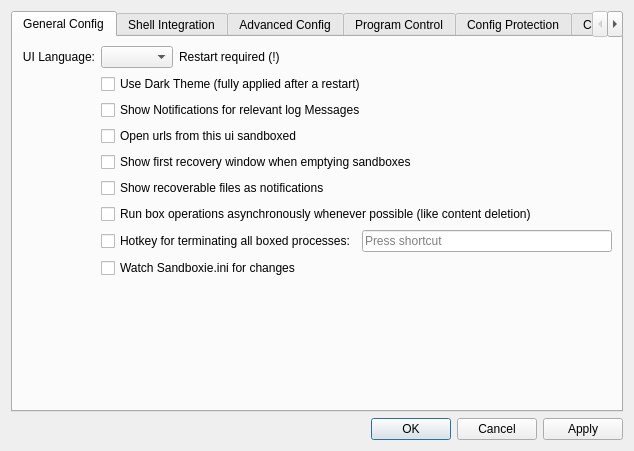
<?xml version="1.0" encoding="UTF-8"?>
<ui version="4.0">
 <class>SettingsWindow</class>
 <widget class="QWidget" name="SettingsWindow">
  <property name="geometry">
   <rect>
    <x>0</x>
    <y>0</y>
    <width>634</width>
    <height>451</height>
   </rect>
  </property>
  <property name="sizePolicy">
   <sizepolicy hsizetype="Preferred" vsizetype="Preferred">
    <horstretch>0</horstretch>
    <verstretch>0</verstretch>
   </sizepolicy>
  </property>
  <property name="minimumSize">
   <size>
    <width>0</width>
    <height>0</height>
   </size>
  </property>
  <property name="maximumSize">
   <size>
    <width>16777215</width>
    <height>16777215</height>
   </size>
  </property>
  <property name="windowTitle">
   <string>SandboxiePlus Settings</string>
  </property>
  <layout class="QVBoxLayout" name="verticalLayout_2">
   <item>
    <layout class="QVBoxLayout" name="verticalLayout">
     <item>
      <widget class="QTabWidget" name="tabs">
       <property name="font">
        <font>
         <kerning>true</kerning>
        </font>
       </property>
       <property name="tabPosition">
        <enum>QTabWidget::North</enum>
       </property>
       <property name="currentIndex">
        <number>0</number>
       </property>
       <widget class="QWidget" name="tabGeneral">
        <attribute name="title">
         <string>General Config</string>
        </attribute>
        <layout class="QGridLayout" name="gridLayout_9">
         <item row="0" column="0">
          <layout class="QGridLayout" name="gridLayout_8">
           <item row="9" column="2">
            <spacer name="horizontalSpacer_8">
             <property name="orientation">
              <enum>Qt::Horizontal</enum>
             </property>
             <property name="sizeHint" stdset="0">
              <size>
               <width>40</width>
               <height>20</height>
              </size>
             </property>
            </spacer>
           </item>
           <item row="8" column="1" colspan="2">
            <widget class="QCheckBox" name="chkWatchConfig">
             <property name="text">
              <string>Watch Sandboxie.ini for changes</string>
             </property>
            </widget>
           </item>
           <item row="5" column="1" colspan="2">
            <widget class="QCheckBox" name="chkNotifyRecovery">
             <property name="text">
              <string>Show recoverable files as notifications</string>
             </property>
            </widget>
           </item>
           <item row="0" column="0">
            <widget class="QLabel" name="label_19">
             <property name="text">
              <string>UI Language:</string>
             </property>
             <property name="alignment">
              <set>Qt::AlignRight|Qt::AlignTrailing|Qt::AlignVCenter</set>
             </property>
            </widget>
           </item>
           <item row="9" column="1">
            <spacer name="verticalSpacer_4">
             <property name="orientation">
              <enum>Qt::Vertical</enum>
             </property>
             <property name="sizeHint" stdset="0">
              <size>
               <width>20</width>
               <height>40</height>
              </size>
             </property>
            </spacer>
           </item>
           <item row="4" column="1" colspan="2">
            <widget class="QCheckBox" name="chkShowRecovery">
             <property name="text">
              <string>Show first recovery window when emptying sandboxes</string>
             </property>
            </widget>
           </item>
           <item row="1" column="1" colspan="2">
            <widget class="QCheckBox" name="chkDarkTheme">
             <property name="text">
              <string>Use Dark Theme (fully applied after a restart)</string>
             </property>
             <property name="tristate">
              <bool>true</bool>
             </property>
            </widget>
           </item>
           <item row="0" column="2">
            <widget class="QLabel" name="label">
             <property name="text">
              <string>Restart required (!)</string>
             </property>
             <property name="alignment">
              <set>Qt::AlignLeading|Qt::AlignLeft|Qt::AlignVCenter</set>
             </property>
            </widget>
           </item>
           <item row="0" column="1">
            <widget class="QComboBox" name="uiLang"/>
           </item>
           <item row="2" column="1" colspan="2">
            <widget class="QCheckBox" name="chkNotifications">
             <property name="text">
              <string>Show Notifications for relevant log Messages</string>
             </property>
             <property name="checked">
              <bool>false</bool>
             </property>
            </widget>
           </item>
           <item row="3" column="1" colspan="2">
            <widget class="QCheckBox" name="chkSandboxUrls">
             <property name="text">
              <string>Open urls from this ui sandboxed</string>
             </property>
             <property name="tristate">
              <bool>true</bool>
             </property>
            </widget>
           </item>
           <item row="6" column="1" colspan="2">
            <widget class="QCheckBox" name="chkAsyncBoxOps">
             <property name="text">
              <string>Run box operations asynchronously whenever possible (like content deletion)</string>
             </property>
            </widget>
           </item>
           <item row="7" column="1" colspan="3">
            <layout class="QHBoxLayout" name="horizontalLayout_3">
             <item>
              <widget class="QCheckBox" name="chkPanic">
               <property name="text">
                <string>Hotkey for terminating all boxed processes:</string>
               </property>
              </widget>
             </item>
             <item>
              <widget class="QKeySequenceEdit" name="keyPanic"/>
             </item>
            </layout>
           </item>
          </layout>
         </item>
        </layout>
       </widget>
       <widget class="QWidget" name="tab_3">
        <attribute name="title">
         <string>Shell Integration</string>
        </attribute>
        <layout class="QGridLayout" name="gridLayout_14">
         <item row="0" column="0">
          <layout class="QGridLayout" name="gridLayout_13">
           <item row="4" column="1" colspan="3">
            <widget class="QCheckBox" name="chkShellMenu">
             <property name="text">
              <string>Add 'Run Sandboxed' to the explorer context menu</string>
             </property>
            </widget>
           </item>
           <item row="3" column="3">
            <spacer name="horizontalSpacer_6">
             <property name="orientation">
              <enum>Qt::Horizontal</enum>
             </property>
             <property name="sizeHint" stdset="0">
              <size>
               <width>40</width>
               <height>20</height>
              </size>
             </property>
            </spacer>
           </item>
           <item row="12" column="1">
            <spacer name="verticalSpacer_6">
             <property name="orientation">
              <enum>Qt::Vertical</enum>
             </property>
             <property name="sizeHint" stdset="0">
              <size>
               <width>20</width>
               <height>40</height>
              </size>
             </property>
            </spacer>
           </item>
           <item row="11" column="0">
            <widget class="QLabel" name="label_18">
             <property name="text">
              <string>On main window close:</string>
             </property>
             <property name="alignment">
              <set>Qt::AlignRight|Qt::AlignTrailing|Qt::AlignVCenter</set>
             </property>
            </widget>
           </item>
           <item row="2" column="1" colspan="3">
            <widget class="QCheckBox" name="chkSvcStart">
             <property name="text">
              <string>Start UI when a sandboxed process is started</string>
             </property>
            </widget>
           </item>
           <item row="9" column="0">
            <widget class="QLabel" name="label_21">
             <property name="text">
              <string>Show boxes in tray list:</string>
             </property>
             <property name="alignment">
              <set>Qt::AlignRight|Qt::AlignTrailing|Qt::AlignVCenter</set>
             </property>
             <property name="openExternalLinks">
              <bool>true</bool>
             </property>
            </widget>
           </item>
           <item row="3" column="0">
            <widget class="QLabel" name="label_8">
             <property name="font">
              <font>
               <weight>75</weight>
               <bold>true</bold>
               <kerning>true</kerning>
              </font>
             </property>
             <property name="text">
              <string>Run Sandboxed - Actions</string>
             </property>
            </widget>
           </item>
           <item row="5" column="2" colspan="3">
            <widget class="QCheckBox" name="chkAlwaysDefault">
             <property name="text">
              <string>Always use DefaultBox</string>
             </property>
            </widget>
           </item>
           <item row="6" column="2" colspan="3">
            <widget class="QCheckBox" name="chkShellMenu2">
             <property name="text">
              <string>Add 'Run Un-Sandboxed' to the context menu</string>
             </property>
            </widget>
           </item>
           <item row="0" column="0">
            <widget class="QLabel" name="label_6">
             <property name="font">
              <font>
               <weight>75</weight>
               <bold>true</bold>
               <kerning>true</kerning>
              </font>
             </property>
             <property name="text">
              <string>Start Sandbox Manager</string>
             </property>
            </widget>
           </item>
           <item row="12" column="3" colspan="2">
            <spacer name="horizontalSpacer_2">
             <property name="orientation">
              <enum>Qt::Horizontal</enum>
             </property>
             <property name="sizeHint" stdset="0">
              <size>
               <width>40</width>
               <height>20</height>
              </size>
             </property>
            </spacer>
           </item>
           <item row="8" column="0">
            <widget class="QLabel" name="label_20">
             <property name="text">
              <string>Show Icon in Systray:</string>
             </property>
             <property name="alignment">
              <set>Qt::AlignRight|Qt::AlignTrailing|Qt::AlignVCenter</set>
             </property>
             <property name="openExternalLinks">
              <bool>true</bool>
             </property>
            </widget>
           </item>
           <item row="1" column="1" colspan="3">
            <widget class="QCheckBox" name="chkAutoStart">
             <property name="text">
              <string>Start UI with Windows</string>
             </property>
            </widget>
           </item>
           <item row="10" column="1" colspan="3">
            <widget class="QCheckBox" name="chkBoxOpsNotify">
             <property name="text">
              <string>Show a tray notification when automatic box operations are started</string>
             </property>
            </widget>
           </item>
           <item row="7" column="0">
            <widget class="QLabel" name="label_5">
             <property name="font">
              <font>
               <weight>75</weight>
               <bold>true</bold>
               <kerning>true</kerning>
              </font>
             </property>
             <property name="text">
              <string>Systray options</string>
             </property>
            </widget>
           </item>
           <item row="8" column="1" colspan="2">
            <widget class="QComboBox" name="cmbSysTray"/>
           </item>
           <item row="9" column="1" colspan="2">
            <widget class="QComboBox" name="cmbTrayBoxes"/>
           </item>
           <item row="11" column="1" colspan="2">
            <widget class="QComboBox" name="cmbOnClose"/>
           </item>
           <item row="3" column="2">
            <spacer name="horizontalSpacer_9">
             <property name="orientation">
              <enum>Qt::Horizontal</enum>
             </property>
             <property name="sizeHint" stdset="0">
              <size>
               <width>40</width>
               <height>20</height>
              </size>
             </property>
            </spacer>
           </item>
          </layout>
         </item>
        </layout>
       </widget>
       <widget class="QWidget" name="tabAdvanced">
        <attribute name="title">
         <string>Advanced Config</string>
        </attribute>
        <layout class="QGridLayout" name="gridLayout_6">
         <item row="0" column="0">
          <layout class="QGridLayout" name="gridLayout_5">
           <item row="9" column="3">
            <spacer name="horizontalSpacer">
             <property name="orientation">
              <enum>Qt::Horizontal</enum>
             </property>
             <property name="sizeHint" stdset="0">
              <size>
               <width>40</width>
               <height>20</height>
              </size>
             </property>
            </spacer>
           </item>
           <item row="9" column="1">
            <spacer name="horizontalSpacer_4">
             <property name="orientation">
              <enum>Qt::Horizontal</enum>
             </property>
             <property name="sizeHint" stdset="0">
              <size>
               <width>40</width>
               <height>20</height>
              </size>
             </property>
            </spacer>
           </item>
           <item row="9" column="4">
            <spacer name="horizontalSpacer_5">
             <property name="orientation">
              <enum>Qt::Horizontal</enum>
             </property>
             <property name="sizeHint" stdset="0">
              <size>
               <width>40</width>
               <height>20</height>
              </size>
             </property>
            </spacer>
           </item>
           <item row="2" column="5">
            <widget class="QCheckBox" name="chkAutoRoot">
             <property name="text">
              <string>Portable root folder</string>
             </property>
            </widget>
           </item>
           <item row="6" column="1" colspan="5">
            <widget class="QCheckBox" name="chkWFP">
             <property name="text">
              <string>Use Windows Filtering Platform to restrict network access</string>
             </property>
            </widget>
           </item>
           <item row="1" column="2" colspan="4">
            <widget class="QLineEdit" name="fileRoot"/>
           </item>
           <item row="4" column="2" colspan="4">
            <widget class="QLineEdit" name="ipcRoot"/>
           </item>
           <item row="2" column="2">
            <widget class="QCheckBox" name="chkSeparateUserFolders">
             <property name="text">
              <string>Separate user folders</string>
             </property>
            </widget>
           </item>
           <item row="1" column="6">
            <widget class="QPushButton" name="btnBrowse">
             <property name="maximumSize">
              <size>
               <width>23</width>
               <height>16777215</height>
              </size>
             </property>
             <property name="text">
              <string>...</string>
             </property>
            </widget>
           </item>
           <item row="7" column="1" colspan="5">
            <widget class="QCheckBox" name="chkObjCb">
             <property name="text">
              <string>Activate Kernel Mode Object Filtering</string>
             </property>
            </widget>
           </item>
           <item row="4" column="0" colspan="2">
            <widget class="QLabel" name="label_17">
             <property name="text">
              <string>Sandbox &lt;a href=&quot;sbie://docs/ipcrootpath&quot;&gt;ipc root&lt;/a&gt;: </string>
             </property>
             <property name="alignment">
              <set>Qt::AlignRight|Qt::AlignTrailing|Qt::AlignVCenter</set>
             </property>
             <property name="openExternalLinks">
              <bool>true</bool>
             </property>
            </widget>
           </item>
           <item row="0" column="0">
            <widget class="QLabel" name="label_43">
             <property name="font">
              <font>
               <weight>75</weight>
               <bold>true</bold>
               <kerning>true</kerning>
              </font>
             </property>
             <property name="text">
              <string>Sandbox default</string>
             </property>
            </widget>
           </item>
           <item row="5" column="0" colspan="2">
            <widget class="QLabel" name="label_45">
             <property name="font">
              <font>
               <weight>75</weight>
               <bold>true</bold>
               <kerning>true</kerning>
              </font>
             </property>
             <property name="text">
              <string>Sandboxing features</string>
             </property>
            </widget>
           </item>
           <item row="3" column="0" colspan="2">
            <widget class="QLabel" name="label_16">
             <property name="text">
              <string>Sandbox &lt;a href=&quot;sbie://docs/keyrootpath&quot;&gt;registry root&lt;/a&gt;: </string>
             </property>
             <property name="alignment">
              <set>Qt::AlignRight|Qt::AlignTrailing|Qt::AlignVCenter</set>
             </property>
             <property name="openExternalLinks">
              <bool>true</bool>
             </property>
            </widget>
           </item>
           <item row="3" column="2" colspan="4">
            <widget class="QLineEdit" name="regRoot"/>
           </item>
           <item row="1" column="0" colspan="2">
            <widget class="QLabel" name="label_15">
             <property name="text">
              <string>Sandbox &lt;a href=&quot;sbie://docs/filerootpath&quot;&gt;file system root&lt;/a&gt;: </string>
             </property>
             <property name="alignment">
              <set>Qt::AlignRight|Qt::AlignTrailing|Qt::AlignVCenter</set>
             </property>
             <property name="openExternalLinks">
              <bool>true</bool>
             </property>
            </widget>
           </item>
           <item row="9" column="2">
            <spacer name="verticalSpacer_2">
             <property name="orientation">
              <enum>Qt::Vertical</enum>
             </property>
             <property name="sizeHint" stdset="0">
              <size>
               <width>20</width>
               <height>40</height>
              </size>
             </property>
            </spacer>
           </item>
           <item row="8" column="1" colspan="5">
            <widget class="QCheckBox" name="chkWin32k">
             <property name="text">
              <string>Hook selected Win32k system calls to enable GPU acceleration (experimental)</string>
             </property>
            </widget>
           </item>
          </layout>
         </item>
        </layout>
       </widget>
       <widget class="QWidget" name="tabAlerts">
        <attribute name="title">
         <string>Program Control</string>
        </attribute>
        <layout class="QGridLayout" name="gridLayout_2">
         <item row="0" column="0">
          <layout class="QGridLayout" name="gridLayout">
           <item row="2" column="0" rowspan="4">
            <widget class="QTreeWidget" name="treeWarnProgs">
             <column>
              <property name="text">
               <string>Name</string>
              </property>
             </column>
             <column>
              <property name="text">
               <string>Path</string>
              </property>
             </column>
            </widget>
           </item>
           <item row="5" column="1">
            <widget class="QPushButton" name="btnDelWarnProg">
             <property name="text">
              <string>Remove Program</string>
             </property>
            </widget>
           </item>
           <item row="4" column="1">
            <spacer name="verticalSpacer">
             <property name="orientation">
              <enum>Qt::Vertical</enum>
             </property>
             <property name="sizeHint" stdset="0">
              <size>
               <width>20</width>
               <height>40</height>
              </size>
             </property>
            </spacer>
           </item>
           <item row="2" column="1">
            <widget class="QPushButton" name="btnAddWarnProg">
             <property name="text">
              <string>Add Program</string>
             </property>
            </widget>
           </item>
           <item row="1" column="0" colspan="2">
            <widget class="QLabel" name="label_2">
             <property name="text">
              <string>When any of the following programs is launched outside any sandbox, Sandboxie will issue message SBIE1301.</string>
             </property>
             <property name="wordWrap">
              <bool>true</bool>
             </property>
            </widget>
           </item>
           <item row="3" column="1">
            <widget class="QPushButton" name="btnAddWarnFolder">
             <property name="text">
              <string>Add Folder</string>
             </property>
            </widget>
           </item>
           <item row="0" column="0">
            <widget class="QCheckBox" name="chkStartBlock">
             <property name="text">
              <string>Prevent the listed programs from starting on this system</string>
             </property>
            </widget>
           </item>
          </layout>
         </item>
         <item row="1" column="0">
          <widget class="QCheckBox" name="chkStartBlockMsg">
           <property name="text">
            <string>Issue message 1308 when a program fails to start</string>
           </property>
          </widget>
         </item>
        </layout>
       </widget>
       <widget class="QWidget" name="tab_2">
        <attribute name="title">
         <string>Config Protection</string>
        </attribute>
        <layout class="QGridLayout" name="gridLayout_12">
         <item row="0" column="0">
          <layout class="QGridLayout" name="gridLayout_11">
           <item row="0" column="0" colspan="2">
            <widget class="QLabel" name="label_44">
             <property name="font">
              <font>
               <weight>75</weight>
               <bold>true</bold>
               <kerning>true</kerning>
              </font>
             </property>
             <property name="text">
              <string>Config protection</string>
             </property>
            </widget>
           </item>
           <item row="4" column="1">
            <widget class="QCheckBox" name="chkClearPass">
             <property name="text">
              <string>Clear password when main window becomes hidden</string>
             </property>
            </widget>
           </item>
           <item row="1" column="1">
            <widget class="QCheckBox" name="chkAdminOnly">
             <property name="text">
              <string>Only Administrator user accounts can make changes</string>
             </property>
            </widget>
           </item>
           <item row="3" column="1">
            <widget class="QCheckBox" name="chkAdminOnlyFP">
             <property name="text">
              <string>Only Administrator user accounts can use Pause Forcing Programs command</string>
             </property>
            </widget>
           </item>
           <item row="2" column="1">
            <widget class="QCheckBox" name="chkPassRequired">
             <property name="text">
              <string>Password must be entered in order to make changes</string>
             </property>
            </widget>
           </item>
           <item row="2" column="2">
            <widget class="QPushButton" name="btnSetPassword">
             <property name="text">
              <string>Change Password</string>
             </property>
            </widget>
           </item>
           <item row="5" column="1">
            <spacer name="verticalSpacer_7">
             <property name="orientation">
              <enum>Qt::Vertical</enum>
             </property>
             <property name="sizeHint" stdset="0">
              <size>
               <width>20</width>
               <height>40</height>
              </size>
             </property>
            </spacer>
           </item>
          </layout>
         </item>
        </layout>
       </widget>
       <widget class="QWidget" name="tabCompat">
        <attribute name="title">
         <string>Compatibility</string>
        </attribute>
        <layout class="QGridLayout" name="gridLayout_4">
         <item row="0" column="0">
          <layout class="QGridLayout" name="gridLayout_3">
           <item row="4" column="0">
            <widget class="QCheckBox" name="chkNoCompat">
             <property name="text">
              <string>In the future, don't check software compatibility</string>
             </property>
            </widget>
           </item>
           <item row="1" column="1">
            <widget class="QPushButton" name="btnAddCompat">
             <property name="text">
              <string>Enable</string>
             </property>
            </widget>
           </item>
           <item row="3" column="1">
            <widget class="QPushButton" name="btnDelCompat">
             <property name="text">
              <string>Disable</string>
             </property>
            </widget>
           </item>
           <item row="1" column="0" rowspan="3">
            <widget class="QTreeWidget" name="treeCompat">
             <column>
              <property name="text">
               <string>Name</string>
              </property>
             </column>
            </widget>
           </item>
           <item row="2" column="1">
            <spacer name="verticalSpacer_3">
             <property name="orientation">
              <enum>Qt::Vertical</enum>
             </property>
             <property name="sizeHint" stdset="0">
              <size>
               <width>20</width>
               <height>40</height>
              </size>
             </property>
            </spacer>
           </item>
           <item row="0" column="0" colspan="2">
            <widget class="QLabel" name="label_3">
             <property name="text">
              <string>Sandboxie has detected the following software applications in your system. Click OK to apply configuration settings, which will improve compatibility with these applications. These configuration settings will have effect in all existing sandboxes and in any new sandboxes.</string>
             </property>
             <property name="wordWrap">
              <bool>true</bool>
             </property>
            </widget>
           </item>
          </layout>
         </item>
        </layout>
       </widget>
       <widget class="QWidget" name="tabEdit">
        <attribute name="title">
         <string>Edit ini Section</string>
        </attribute>
        <layout class="QGridLayout" name="gridLayout_16">
         <item row="0" column="2">
          <widget class="QPushButton" name="btnSaveIni">
           <property name="enabled">
            <bool>false</bool>
           </property>
           <property name="text">
            <string>Save</string>
           </property>
          </widget>
         </item>
         <item row="0" column="0">
          <widget class="QPushButton" name="btnEditIni">
           <property name="text">
            <string>Edit ini</string>
           </property>
           <property name="checkable">
            <bool>false</bool>
           </property>
          </widget>
         </item>
         <item row="0" column="1">
          <spacer name="horizontalSpacer_7">
           <property name="orientation">
            <enum>Qt::Horizontal</enum>
           </property>
           <property name="sizeHint" stdset="0">
            <size>
             <width>40</width>
             <height>20</height>
            </size>
           </property>
          </spacer>
         </item>
         <item row="0" column="3">
          <widget class="QPushButton" name="btnCancelEdit">
           <property name="enabled">
            <bool>false</bool>
           </property>
           <property name="text">
            <string>Cancel</string>
           </property>
          </widget>
         </item>
         <item row="1" column="0" colspan="4">
          <widget class="QPlainTextEdit" name="txtIniSection">
           <property name="lineWrapMode">
            <enum>QPlainTextEdit::NoWrap</enum>
           </property>
          </widget>
         </item>
        </layout>
       </widget>
       <widget class="QWidget" name="tabSupport">
        <attribute name="title">
         <string>Support</string>
        </attribute>
        <layout class="QGridLayout" name="gridLayout_10">
         <item row="0" column="0">
          <layout class="QGridLayout" name="gridLayout_7">
           <property name="leftMargin">
            <number>0</number>
           </property>
           <item row="1" column="0" rowspan="5" colspan="2">
            <widget class="QLabel" name="label_4">
             <property name="text">
              <string/>
             </property>
             <property name="pixmap">
              <pixmap resource="../Resources/SandMan.qrc">:/HelpingHand.png</pixmap>
             </property>
             <property name="alignment">
              <set>Qt::AlignLeading|Qt::AlignLeft|Qt::AlignTop</set>
             </property>
            </widget>
           </item>
           <item row="4" column="2" colspan="2">
            <widget class="QPlainTextEdit" name="txtCertificate">
             <property name="maximumSize">
              <size>
               <width>16777215</width>
               <height>60</height>
              </size>
             </property>
             <property name="placeholderText">
              <string>Enter the support certificate here</string>
             </property>
            </widget>
           </item>
           <item row="9" column="3">
            <spacer name="horizontalSpacer_3">
             <property name="orientation">
              <enum>Qt::Horizontal</enum>
             </property>
             <property name="sizeHint" stdset="0">
              <size>
               <width>40</width>
               <height>20</height>
              </size>
             </property>
            </spacer>
           </item>
           <item row="3" column="2" colspan="2">
            <widget class="QLabel" name="lblSupportCert">
             <property name="text">
              <string>Supporters of the Sandboxie-Plus project receive a &lt;a href=&quot;https://sandboxie-plus.com/go.php?to=sbie-cert&quot;&gt;supporter certificate&lt;/a&gt;. It's like a license key but for awesome people using open source software. :-)</string>
             </property>
             <property name="wordWrap">
              <bool>true</bool>
             </property>
            </widget>
           </item>
           <item row="8" column="3">
            <widget class="QCheckBox" name="chkAutoInstall">
             <property name="text">
              <string>Install updates automatically</string>
             </property>
            </widget>
           </item>
           <item row="9" column="2">
            <spacer name="verticalSpacer_5">
             <property name="orientation">
              <enum>Qt::Vertical</enum>
             </property>
             <property name="sizeHint" stdset="0">
              <size>
               <width>20</width>
               <height>40</height>
              </size>
             </property>
            </spacer>
           </item>
           <item row="6" column="0" colspan="3">
            <widget class="QLabel" name="label_7">
             <property name="font">
              <font>
               <weight>75</weight>
               <bold>true</bold>
               <kerning>true</kerning>
              </font>
             </property>
             <property name="text">
              <string>Support Settings</string>
             </property>
            </widget>
           </item>
           <item row="5" column="2" colspan="2">
            <widget class="QLabel" name="lblCertExp">
             <property name="font">
              <font>
               <weight>75</weight>
               <bold>true</bold>
               <kerning>true</kerning>
              </font>
             </property>
             <property name="text">
              <string>This supporter certificate has expired, please &lt;a href=&quot;sbie://update/cert&quot;&gt;get an updated certificate&lt;/a&gt;.</string>
             </property>
            </widget>
           </item>
           <item row="7" column="2" colspan="2">
            <widget class="QCheckBox" name="chkAutoUpdate">
             <property name="text">
              <string>Check periodically for updates of Sandboxie-Plus</string>
             </property>
            </widget>
           </item>
           <item row="1" column="2" rowspan="2" colspan="2">
            <widget class="QLabel" name="lblSupport">
             <property name="sizePolicy">
              <sizepolicy hsizetype="Preferred" vsizetype="Ignored">
               <horstretch>0</horstretch>
               <verstretch>0</verstretch>
              </sizepolicy>
             </property>
             <property name="text">
              <string>Keeping Sandboxie up to date with the rolling releases of Windows and compatible with all web browsers is a never-ending endeavor. Please consider supporting this work with a donation.&lt;br /&gt;You can support the development with a &lt;a href=&quot;https://sandboxie-plus.com/go.php?to=donate&quot;&gt;PayPal donation&lt;/a&gt;, working also with credit cards.&lt;br /&gt;Or you can provide continuous support with a &lt;a href=&quot;https://sandboxie-plus.com/go.php?to=patreon&quot;&gt;Patreon subscription&lt;/a&gt;.</string>
             </property>
             <property name="textFormat">
              <enum>Qt::RichText</enum>
             </property>
             <property name="wordWrap">
              <bool>true</bool>
             </property>
            </widget>
           </item>
           <item row="10" column="0" colspan="4">
            <widget class="QCheckBox" name="chkNoCheck">
             <property name="text">
              <string>In the future, don't notify about certificate expiration</string>
             </property>
            </widget>
           </item>
          </layout>
         </item>
        </layout>
       </widget>
      </widget>
     </item>
     <item>
      <widget class="QDialogButtonBox" name="buttonBox">
       <property name="standardButtons">
        <set>QDialogButtonBox::Apply|QDialogButtonBox::Cancel|QDialogButtonBox::Ok</set>
       </property>
      </widget>
     </item>
    </layout>
   </item>
  </layout>
 </widget>
 <tabstops>
  <tabstop>tabs</tabstop>
  <tabstop>uiLang</tabstop>
  <tabstop>chkDarkTheme</tabstop>
  <tabstop>chkNotifications</tabstop>
  <tabstop>chkSandboxUrls</tabstop>
  <tabstop>chkShowRecovery</tabstop>
  <tabstop>fileRoot</tabstop>
  <tabstop>btnBrowse</tabstop>
  <tabstop>chkSeparateUserFolders</tabstop>
  <tabstop>chkAutoRoot</tabstop>
  <tabstop>regRoot</tabstop>
  <tabstop>ipcRoot</tabstop>
  <tabstop>chkStartBlock</tabstop>
  <tabstop>treeWarnProgs</tabstop>
  <tabstop>btnAddWarnProg</tabstop>
  <tabstop>btnAddWarnFolder</tabstop>
  <tabstop>btnDelWarnProg</tabstop>
  <tabstop>chkStartBlockMsg</tabstop>
  <tabstop>treeCompat</tabstop>
  <tabstop>btnAddCompat</tabstop>
  <tabstop>btnDelCompat</tabstop>
  <tabstop>chkNoCompat</tabstop>
 </tabstops>
 <resources>
  <include location="../Resources/SandMan.qrc"/>
 </resources>
 <connections/>
</ui>
